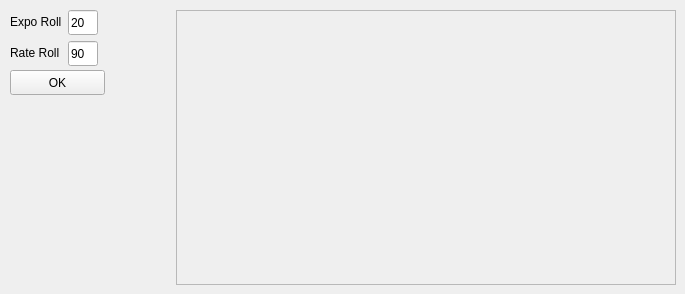
      <widget class="QWidget" name="tab_RollExpo">
       <attribute name="title">
        <string>Roll Expo</string>
       </attribute>
       <widget class="QPushButton" name="btn_OK_ExpoRoll">
        <property name="geometry">
         <rect>
          <x>10</x>
          <y>70</y>
          <width>95</width>
          <height>25</height>
         </rect>
        </property>
        <property name="minimumSize">
         <size>
          <width>95</width>
          <height>25</height>
         </size>
        </property>
        <property name="maximumSize">
         <size>
          <width>95</width>
          <height>40</height>
         </size>
        </property>
        <property name="font">
         <font>
          <family>Arial</family>
          <pointsize>9</pointsize>
         </font>
        </property>
        <property name="text">
         <string>OK</string>
        </property>
       </widget>
       <widget class="QWidget" name="layoutWidget_7">
        <property name="geometry">
         <rect>
          <x>10</x>
          <y>10</y>
          <width>101</width>
          <height>58</height>
         </rect>
        </property>
        <layout class="QFormLayout" name="formLayout_2">
         <item row="0" column="0">
          <widget class="QLabel" name="label_expo_roll">
           <property name="font">
            <font>
             <family>Arial</family>
             <pointsize>9</pointsize>
            </font>
           </property>
           <property name="text">
            <string>Expo Roll</string>
           </property>
          </widget>
         </item>
         <item row="0" column="1">
          <widget class="QLineEdit" name="lineEdit_expoRoll">
           <property name="minimumSize">
            <size>
             <width>30</width>
             <height>25</height>
            </size>
           </property>
           <property name="maximumSize">
            <size>
             <width>30</width>
             <height>25</height>
            </size>
           </property>
           <property name="font">
            <font>
             <family>Arial</family>
             <pointsize>9</pointsize>
            </font>
           </property>
           <property name="text">
            <string>20</string>
           </property>
          </widget>
         </item>
         <item row="1" column="0">
          <widget class="QLabel" name="label_rate_roll">
           <property name="font">
            <font>
             <family>Arial</family>
             <pointsize>9</pointsize>
            </font>
           </property>
           <property name="text">
            <string>Rate Roll</string>
           </property>
          </widget>
         </item>
         <item row="1" column="1">
          <widget class="QLineEdit" name="lineEdit_rateRoll">
           <property name="minimumSize">
            <size>
             <width>30</width>
             <height>25</height>
            </size>
           </property>
           <property name="maximumSize">
            <size>
             <width>30</width>
             <height>25</height>
            </size>
           </property>
           <property name="font">
            <font>
             <family>Arial</family>
             <pointsize>9</pointsize>
            </font>
           </property>
           <property name="text">
            <string>90</string>
           </property>
          </widget>
         </item>
        </layout>
       </widget>
       <widget class="QScrollArea" name="scrollArea_Charts_RollExpo">
        <property name="geometry">
         <rect>
          <x>176</x>
          <y>10</y>
          <width>500</width>
          <height>275</height>
         </rect>
        </property>
        <property name="styleSheet">
         <string notr="true">padding: 10px;</string>
        </property>
        <property name="widgetResizable">
         <bool>true</bool>
        </property>
        <widget class="QWidget" name="scrollAreaWidgetContents_4">
         <property name="geometry">
          <rect>
           <x>0</x>
           <y>0</y>
           <width>478</width>
           <height>253</height>
          </rect>
         </property>
        </widget>
       </widget>
      </widget>
